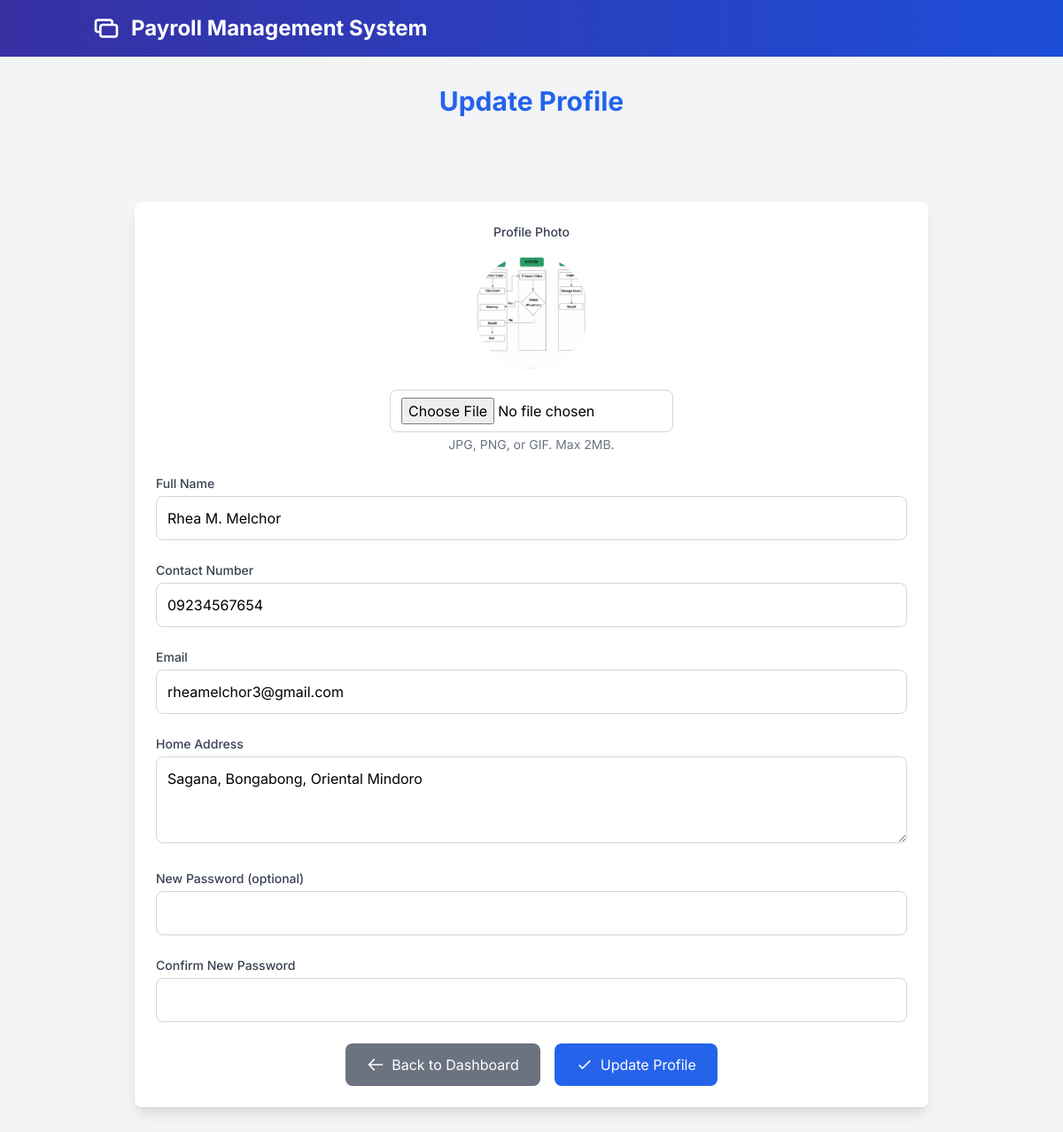
/profile.php (signed in), run on the app's committed database.
### tables this page shows
CREATE TABLE `employees` (
  `id` int(11) NOT NULL,
  `full_name` varchar(255) NOT NULL,
  `dob` date NOT NULL,
  `gender` enum('Male','Female','Other') NOT NULL,
  `contact_number` varchar(20) NOT NULL,
  `email` varchar(255) NOT NULL,
  `home_address` text NOT NULL,
  `image` varchar(255) DEFAULT NULL,
  `job_position` varchar(255) NOT NULL,
  `department` varchar(255) NOT NULL,
  `employee_type` enum('Regular','Probationary','Contractual') NOT NULL,
  `date_hired` date NOT NULL,
  `work_schedule` varchar(255) NOT NULL,
  `sss_number` varchar(50) NOT NULL,
  `philhealth_number` varchar(50) NOT NULL,
  `pagibig_number` varchar(50) NOT NULL,
  `tin` varchar(50) NOT NULL,
  `status` enum('Single','Married','Widowed','Divorced') NOT NULL,
  `salary_type` enum('Fixed','Hourly','Commission') NOT NULL,
  `basic_salary` decimal(10,2) NOT NULL,
  `overtime_bonus` tinyint(1) DEFAULT 0,
  `emergency_name` varchar(255) NOT NULL,
  `emergency_relationship` varchar(100) NOT NULL,
  `emergency_contact` varchar(20) NOT NULL,
  `created_at` timestamp NOT NULL DEFAULT current_timestamp(),
  `password` varchar(255) NOT NULL
);

### profile.php (the view, shortened to what this page needs)
<?php
include 'config.php';
$user_id = $_SESSION['user_id'];
$sql = "SELECT * FROM employees WHERE id = ?";
$stmt = $conn->prepare($sql);
$stmt->bind_param("i", $user_id);
$stmt->execute();
$result = $stmt->get_result();
$employee = $result->fetch_assoc();
?>
<?php include 'components/header.php'; ?>
<main class="bg-gray-100 min-h-screen">
    <div class="container mx-auto px-4 py-8">
        <h1 class="text-3xl font-bold text-blue-600 text-center mb-8">Update Profile</h1>
    </div>
    <div class="container mx-auto px-4 py-8">
        <form action="profile.php" method="POST" enctype="multipart/form-data"
            class="bg-white shadow-lg rounded-lg p-6 max-w-4xl mx-auto space-y-6">
            <div class="flex flex-col items-center mb-6">
                <label class="block text-sm font-medium text-gray-700 mb-4">Profile Photo</label>
                <div class="w-32 h-32 rounded-full overflow-hidden bg-gray-200 mb-4">
                    <?php if (!empty($employee['image'])): ?>
                        <img src="uploads/<?php echo htmlspecialchars($employee['image']); ?>"
                            class="w-full h-full object-cover"
                            alt="<?php echo htmlspecialchars($employee['full_name']); ?>">
                    <?php endif; ?>
                </div>
                <input type="file" id="profile_photo" name="profile_photo"
                    class="w-full max-w-xs mt-2 px-3 py-2 border border-gray-300 rounded-lg focus:ring-2 focus:ring-blue-600 focus:outline-none">
                <p class="text-sm text-gray-500 mt-1">JPG, PNG, or GIF. Max 2MB.</p>
            </div>
            <div>
                <label for="full_name" class="block text-sm font-medium text-gray-700">Full Name</label>
                <input type="text" id="full_name" name="full_name"
                    value="<?php echo htmlspecialchars($employee['full_name']); ?>"
                    class="w-full mt-1 p-3 border border-gray-300 rounded-lg focus:ring-2 focus:ring-blue-600 focus:outline-none"
                    required>
            </div>
            <div>
                <label for="contact_number" class="block text-sm font-medium text-gray-700">Contact Number</label>
                <input type="text" id="contact_number" name="contact_number"
                    value="<?php echo htmlspecialchars($employee['contact_number']); ?>"
                    class="w-full mt-1 p-3 border border-gray-300 rounded-lg focus:ring-2 focus:ring-blue-600 focus:outline-none"
                    required>
            </div>
            <div>
                <label for="email" class="block text-sm font-medium text-gray-700">Email</label>
                <input type="email" id="email" name="email" value="<?php echo htmlspecialchars($employee['email']); ?>"
                    class="w-full mt-1 p-3 border border-gray-300 rounded-lg focus:ring-2 focus:ring-blue-600 focus:outline-none"
                    required>
            </div>
            <div>
                <label for="home_address" class="block text-sm font-medium text-gray-700">Home Address</label>
                <textarea id="home_address" name="home_address" rows="3"
                    class="w-full mt-1 p-3 border border-gray-300 rounded-lg focus:ring-2 focus:ring-blue-600 focus:outline-none"
                    required><?php echo htmlspecialchars($employee['home_address']); ?></textarea>
            </div>
            <div>
                <label for="password" class="block text-sm font-medium text-gray-700">New Password (optional)</label>
                <input type="password" id="password" name="password"
                    class="w-full mt-1 p-3 border border-gray-300 rounded-lg focus:ring-2 focus:ring-blue-600 focus:outline-none">
            </div>
            <div>
                <label for="confirm_password" class="block text-sm font-medium text-gray-700">Confirm New
                    Password</label>
                <input type="password" id="confirm_password" name="confirm_password"
                    class="w-full mt-1 p-3 border border-gray-300 rounded-lg focus:ring-2 focus:ring-blue-600 focus:outline-none">
            </div>
            <div class="flex justify-center space-x-4">
                <a href="dashboard.php"
                    class="bg-gray-500 text-white px-6 py-3 rounded-lg hover:bg-gray-600 transition transform hover:-translate-y-1 flex items-center">
                    <svg xmlns="http://www.w3.org/2000/svg" class="h-5 w-5 mr-2" fill="none" viewBox="0 0 24 24"
                        stroke="currentColor">
                        <path stroke-linecap="round" stroke-linejoin="round" stroke-width="2"
                            d="M10 19l-7-7m0 0l7-7m-7 7h18" />
                    </svg>
                    Back to Dashboard
                </a>
                <button type="submit"
                    class="bg-blue-600 text-white px-6 py-3 rounded-lg hover:bg-blue-700 transition transform hover:-translate-y-1 hover:shadow-lg flex items-center">
                    <svg xmlns="http://www.w3.org/2000/svg" class="h-5 w-5 mr-2" fill="none" viewBox="0 0 24 24"
                        stroke="currentColor">
                        <path stroke-linecap="round" stroke-linejoin="round" stroke-width="2" d="M5 13l4 4L19 7" />
                    </svg>
                    Update Profile
                </button>
            </div>
        </form>
    </div>
</main>
<?php include 'components/footer.php'; ?>

### components/header.php (style rules this page uses)
body { font-family: 'Inter', sans-serif; }

### data on the page
employees: image (picture), full_name "Rhea M. Melchor", contact_number "09234567654", email "rheamelchor3@gmail.com", home_address "Sagana, Bongabong, Oriental Mindoro"
